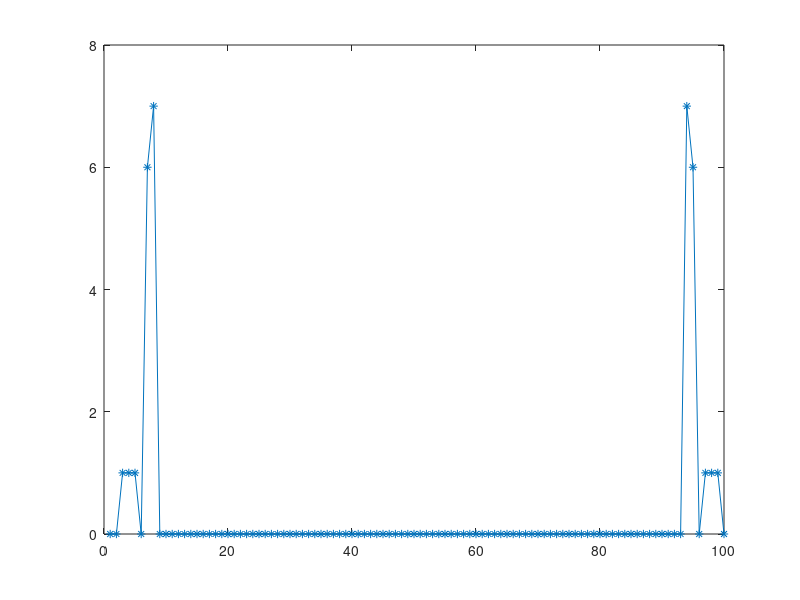
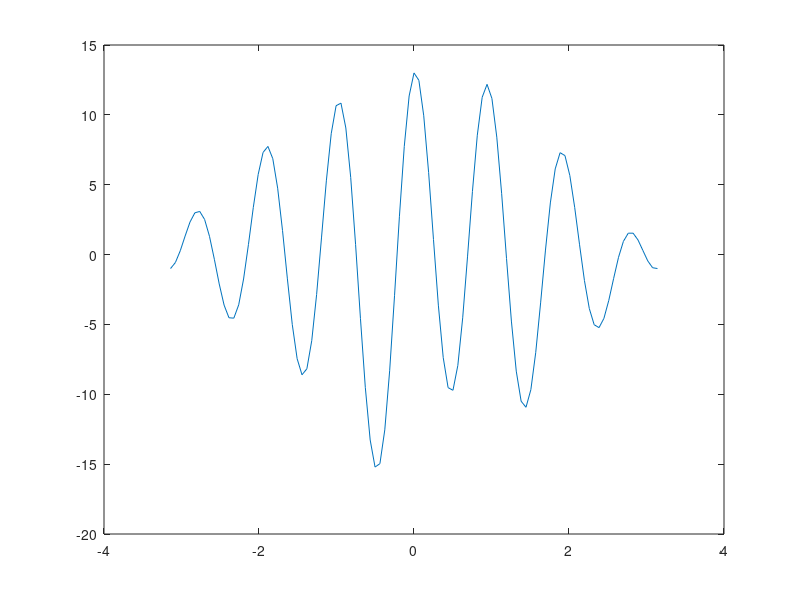

The MATLAB script that drew these images, in order:
clc;
clear all;
close all;

M=100;
h=2*pi/M;
x=-pi:h:pi;
y=sawtooth(x);
y = sin(2*x)+sin(3*x)+sin(4*x) + 6*cos(6*x)+ 7*cos(7*x);
L=length(y);

f = 2*fft(y(1:L-1))/(L-1);
a=real((f));
b=imag((f));

b(1:2:end) = -b(1:2:end);

figure(1)
plot(abs(f),'-*')

figure(2)
plot(x,y)


